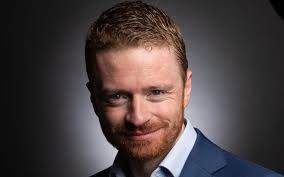
#> input picture K-means Clustering Algorithm/image8.jpeg, 284 x 177 px
$ python image-segmentation.py
#> lines starting #> are read from the running program, lines starting #| are printed output that depends on the picture; after the words box and inside, x2 and y2 are one past the last pixel; in counts of white or black regions, pixels touching at a corner belong together
import numpy as np
import cv2
from typing import Tuple, List, Optional
import matplotlib.pyplot as plt
from mpl_toolkits.mplot3d import Axes3D

class KMeans:
    def __init__(self, k: int, max_iters: int = 100):
        self.k = k
        self.max_iters = max_iters
        self.centroids = None
        self.history = []
        self.inertia_ = None

    def fit(self, X: np.ndarray) -> np.ndarray:
        idx = np.random.choice(len(X), self.k, replace=False)
        self.centroids = X[idx]

        for _ in range(self.max_iters):
            self.history.append(self.centroids.copy())

            distances = np.sqrt(((X - self.centroids[:, np.newaxis])**2).sum(axis=2))
            labels = np.argmin(distances, axis=0)

            new_centroids = np.array([X[labels == k].mean(axis=0) for k in range(self.k)])

            if np.all(self.centroids == new_centroids):
                break

            self.centroids = new_centroids

        # Calculate final inertia
        distances = np.sqrt(((X - self.centroids[:, np.newaxis])**2).sum(axis=2))
        self.inertia_ = np.sum(np.min(distances, axis=0)**2)
        return labels

def compute_inertias(image_path: str, max_k: int = 10, sample_size: int = 50) -> List[float]:
    img = cv2.imread(image_path)
    if img is None:
        raise ValueError(f"Image at {image_path} not found")
    img = cv2.cvtColor(img, cv2.COLOR_BGR2RGB)
    pixels = img.reshape(-1, 3)


    if len(pixels) > sample_size:
        indices = np.random.choice(len(pixels), sample_size, replace=False)
        print('HI',indices)
        sampled_pixels = pixels[indices]
    else:
        sampled_pixels = pixels

    inertias = []
    for k in range(1, max_k + 1):
        kmeans = KMeans(k=k)
        kmeans.fit(sampled_pixels)
        inertias.append(kmeans.inertia_)
    return inertias

def plot_elbow(inertias: List[float], max_k: int):
    plt.figure(figsize=(10, 6))
    plt.plot(range(1, max_k + 1), inertias, marker='o')
    plt.xlabel('Number of clusters (k)')
    plt.ylabel('Inertia')
    plt.title('Elbow Method For Optimal k')
    plt.xticks(range(1, max_k + 1))
    plt.grid(True)
    plt.show()

def detect_skin(image_path: str, k: int) -> Tuple[np.ndarray, List[np.ndarray]]:
    img = cv2.imread(image_path)
    if img is None:
        raise ValueError(f"Image at {image_path} not found")
    img = cv2.cvtColor(img, cv2.COLOR_BGR2RGB)
    pixels = img.reshape(-1, 3)

    kmeans = KMeans(k=k)
    labels = kmeans.fit(pixels)

    segmented = labels.reshape(img.shape[:2])

    clusters = []
    for i in range(k):
        cluster_mask = (segmented == i).astype(np.uint8)
        cluster = img.copy()
        cluster[cluster_mask == 0] = 0
        clusters.append(cluster)

    brightness_scores = []
    for cluster in clusters:
        brightness = np.mean(cv2.cvtColor(cluster, cv2.COLOR_RGB2GRAY))
        brightness_scores.append(brightness)

    skin_cluster_idx = np.argmax(brightness_scores)
    skin_mask = (segmented == skin_cluster_idx).astype(np.uint8)

    return skin_mask, clusters

def visualize_3d_clustering(img_path: str, k: int, sample_size: int = 1000):
    img = cv2.imread(img_path)
    if img is None:
        raise ValueError(f"Image at {img_path} not found")
    img = cv2.cvtColor(img, cv2.COLOR_BGR2RGB)
    pixels = img.reshape(-1, 3)

    indices = np.random.choice(len(pixels), sample_size, replace=False)
    sampled_pixels = pixels[indices]

    kmeans = KMeans(k=k)
    labels = kmeans.fit(sampled_pixels)

    fig = plt.figure(figsize=(15, 5))

    ax1 = fig.add_subplot(131, projection='3d')
    ax1.scatter(sampled_pixels[:, 0], sampled_pixels[:, 1], sampled_pixels[:, 2],
                c=sampled_pixels/255, marker='o', s=20)
    ax1.set_title('Original Points')
    ax1.set_xlabel('Red')
    ax1.set_ylabel('Green')
    ax1.set_zlabel('Blue')

    ax2 = fig.add_subplot(132, projection='3d')
    scatter = ax2.scatter(sampled_pixels[:, 0], sampled_pixels[:, 1], sampled_pixels[:, 2], c=labels, cmap='viridis', marker='o', s=20, zorder=1)
    ax2.scatter(kmeans.centroids[:, 0], kmeans.centroids[:, 1], kmeans.centroids[:, 2],
                c='red', marker='x', s=400, linewidths=5, zorder=5)
    ax2.set_title('Clustered Points')
    ax2.set_xlabel('Red')
    ax2.set_ylabel('Green')
    ax2.set_zlabel('Blue')

    plt.tight_layout()
    plt.show()

def visualize_results(img_path: str):
    max_k = 10
    inertias = compute_inertias(img_path, max_k)
#> in compute_inertias, img is the input picture: shape (177, 284, 3); mean B, G, R 64.3, 64.2, 73.8
#> in compute_inertias, `indices = np.random.choice(len(pixels), sample_size, replace=False)`: indices = 50 values, max 49887 at index 45, min 5093 at index 8, mean 23817.1
#| HI [ 9875 32590 17744  9705 29741 17596 14516 20986  5093  6189 24273 29099
#|  21182 31495 17172 38305 24206 39081 21786 16843 40271 41094 18127 14191
#|  22934 45530  6643 24579 10551 21191 17217 32432 24515 22923 35762 18943
#|  46239 22026  7518  9679 36396  8729 13186 46623 38745 49887 17867 25215
#|  31054 13310]
#> in compute_inertias, `sampled_pixels = pixels[indices]`: sampled_pixels = 50 rows, first 8: [58, 56, 59], [129, 129, 139], [236, 178, 166], [24, 24, 24], [140, 140, 152], [38, 36, 37], [21, 21, 21], [47, 47, 47]
#> the loop in compute_inertias, `for k in range(1, max_k + 1):` made 10 passes
#> idx in fit on passes 4 to 10: [30, 22, 29, 23], [1, 12, 42, 7, 20], [27, 21, 18, 43, 7, 8], [39, 8, 14, 43, 45, 6, 33], [36, 46, 24, 37, 25, 7, 18, 44], [15, 16, 13, 36, 38, 41, 42, 6, 31], [46, 41, 4, 30, 9, 37, 45, 13, 34, 31]
#> idx in fit on passes 1 to 3: [36], [38, 26], [27, 14, 39]
#> after the loop in compute_inertias, `for k in range(1, max_k + 1):`: inertias = [449810.1, 134183.7, 55576.8, 36184.1, nan, nan, nan, nan, nan, nan]
    plot_elbow(inertias, max_k)
#> in plot_elbow, `plt.show()`:
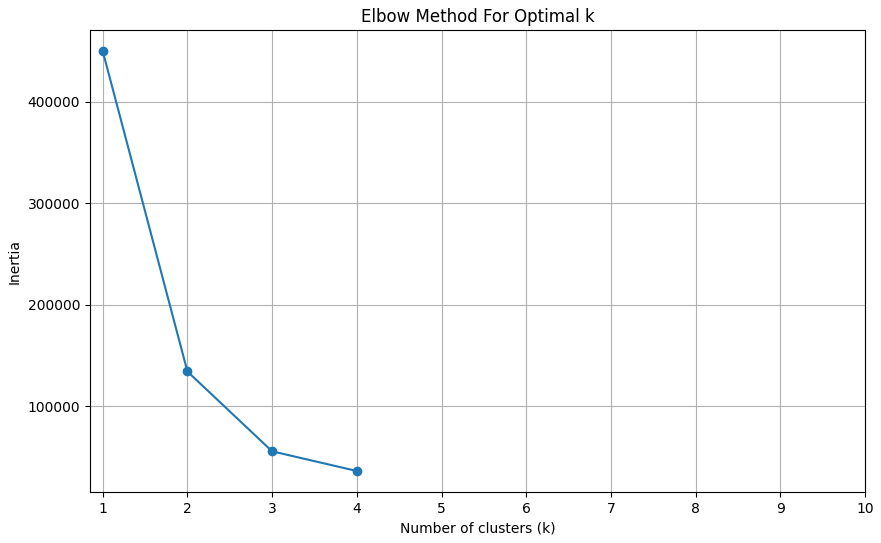
#> figure drawn by matplotlib, 1 panel
    k = int(input("Enter the optimal k value based on the elbow plot: "))
#> the answer given: 3

    skin_mask, clusters = detect_skin(img_path, k)
#> in detect_skin, `segmented = labels.reshape(img.shape[:2])`:
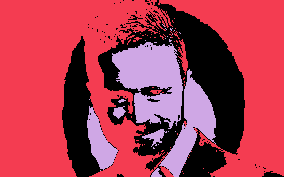
#> segmented: shape (177, 284) int64; 3 distinct labels, from 0 to 2; one colour per label, 0 black
#> the loop in detect_skin, `for i in range(k):` made 3 passes
#> pass 1, in detect_skin, `cluster_mask = (segmented == i).astype(np.uint8)`:
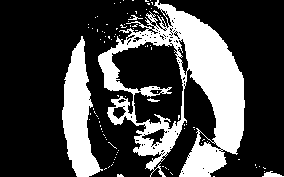
#> cluster_mask: shape (177, 284); values 0 (black) and 1 (white), 27% white; 97 white regions (92 under 20 px), largest, box (x1, y1, x2, y2) and area: (98, 0, 245, 177) 10223, (62, 36, 103, 177) 2986, (262, 171, 284, 177) 77, (128, 15, 143, 20) 28, (147, 98, 160, 102) 27
#> pass 2, in detect_skin, `cluster_mask = (segmented == i).astype(np.uint8)`:
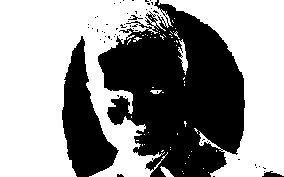
#> cluster_mask: shape (177, 284); values 0 (black) and 1 (white), 58.3% white; 59 black regions (55 under 20 px), largest, box (x1, y1, x2, y2) and area: (98, 0, 245, 177) 16778, (62, 36, 119, 177) 3956, (262, 171, 284, 177) 77, (128, 15, 143, 20) 28
#> pass 3, in detect_skin, `cluster_mask = (segmented == i).astype(np.uint8)`:
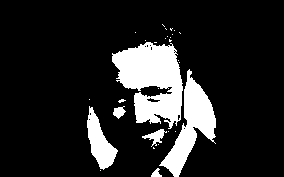
#> cluster_mask: shape (177, 284); values 0 (black) and 1 (white), 14.8% white; 29 white regions (23 under 20 px), largest, box (x1, y1, x2, y2) and area: (112, 42, 183, 129) 3875, (159, 69, 216, 177) 2236, (87, 106, 118, 170) 924, (142, 129, 167, 147) 174, (113, 106, 126, 119) 101, (151, 168, 162, 177) 57
#> after the loop in detect_skin, `for i in range(k):`:
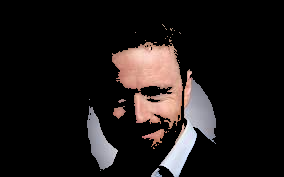
#> cluster: shape (177, 284, 3); mean R, G, B 29.4, 24.5, 23.8
#> after the loop in detect_skin, `for i in range(k):`: clusters = 3 items
#> the loop in detect_skin, `for cluster in clusters:` made 3 passes
#> brightness on passes 1 to 3: 22.96, 18.26, 25.89
#> after the loop in detect_skin, `for cluster in clusters:`: brightness_scores = [22.96, 18.26, 25.89]
#> in detect_skin, `skin_cluster_idx = np.argmax(brightness_scores)`: skin_cluster_idx = 2
#> clusters = 3 items
    img = cv2.imread(img_path)
    img = cv2.cvtColor(img, cv2.COLOR_BGR2RGB)
    skin_detected = img.copy()
    skin_detected[skin_mask == 0] = 0

    plt.figure(figsize=(15, 5))

    plt.subplot(131)
    plt.imshow(img)
    plt.title('Original Image')
    plt.axis('off')

    plt.subplot(132)
    plt.imshow(skin_mask, cmap='gray')
    plt.title('Skin Mask')
    plt.axis('off')

    plt.subplot(133)
    plt.imshow(skin_detected)
    plt.title('Detected Skin')
    plt.axis('off')

    plt.tight_layout()
    plt.show()

    visualize_3d_clustering(img_path, k)
#> in visualize_3d_clustering, `indices = np.random.choice(len(pixels), sample_size, replace=False)`: indices = 1000 values, max 50235 at index 943, min 85 at index 796, mean 25395.3
#> in visualize_3d_clustering, `sampled_pixels = pixels[indices]`: sampled_pixels = 1000 rows, first 8: [135, 135, 147], [203, 156, 146], [18, 13, 9], [28, 28, 28], [81, 78, 85], [70, 65, 61], [130, 130, 142], [24, 24, 24]
#> in visualize_3d_clustering, `labels = kmeans.fit(sampled_pixels)`: labels = 1000 values, max 2 at index 0, min 0 at index 4, mean 0.851
#> in visualize_3d_clustering, `plt.show()`:
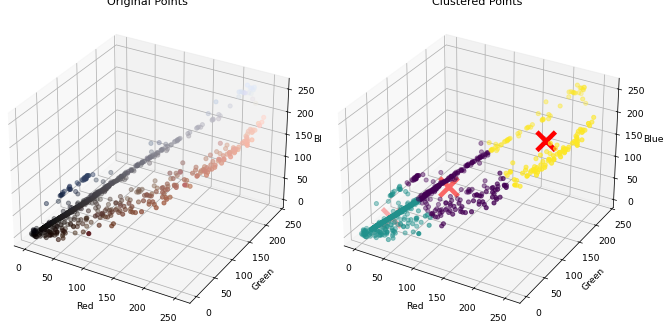
#> figure drawn by matplotlib, 2 panels

# Usage
visualize_results('image8.jpeg')

$ run again, with K-means Clustering Algorithm/image2.jpeg copied over K-means Clustering Algorithm/image8.jpeg
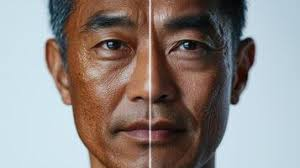
#> input picture K-means Clustering Algorithm/image2.jpeg, 300 x 168 px
#> in compute_inertias, img is the input picture: shape (168, 300, 3); mean B, G, R 133, 136, 144.2
#> in compute_inertias, `indices = np.random.choice(len(pixels), sample_size, replace=False)`: indices = 50 values, max 49999 at index 11, min 1727 at index 29, mean 25597.2
#| HI [28294 25928 16652 24677 41694 33088  3481 46977 45648 38881  8793 49999
#|  46205  6889 40864 18804 46878 48167  4130 33760  7048 34522 39457 39533
#|  27216 35711 49144 22325  7685  1727 33596 42019  2728 31547  4991 48879
#|   3383 26825  2839 17868 30374  1787 16838 28920 40515  1734 17037  5996
#|  27877 19932]
#> in compute_inertias, `sampled_pixels = pixels[indices]`: sampled_pixels = 50 rows, first 8: [157, 104, 72], [163, 116, 88], [128, 86, 64], [121, 58, 25], [194, 214, 225], [134, 74, 40], [106, 69, 53], [68, 40, 29]
#> the loop in compute_inertias, `for k in range(1, max_k + 1):` made 10 passes
#> idx in fit on passes 4 to 10: [39, 8, 14, 43], [36, 46, 24, 37, 25], [15, 16, 13, 36, 38, 41], [46, 41, 4, 30, 9, 37, 45], [46, 39, 21, 12, 13, 5, 40, 8], [40, 24, 49, 28, 25, 34, 37, 4, 8], [2, 19, 14, 5, 38, 15, 39, 4, 1, 13]
#> after the loop in compute_inertias, `for k in range(1, max_k + 1):`: inertias = [967646.8, 129122, 48678.9, 38799.2, nan, nan, nan, nan, nan, nan]
#> segmented: shape (168, 300) int64; 3 distinct labels, from 0 to 2
#> after the loop in detect_skin, `for i in range(k):`:
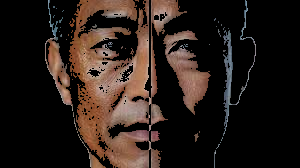
#> cluster: shape (168, 300, 3); mean R, G, B 40.5, 29.8, 24.6
#> after the loop in detect_skin, `for i in range(k):`: clusters = 3 items
#> the loop in detect_skin, `for cluster in clusters:` made 3 passes
#> brightness on passes 1 to 3: 14.31, 91.37, 32.41
#> after the loop in detect_skin, `for cluster in clusters:`: brightness_scores = [14.31, 91.37, 32.41]
#> skin_cluster_idx = 1
#> in visualize_results, `skin_mask, clusters = detect_skin(img_path, k)`: clusters = 3 items
#> in visualize_3d_clustering, `indices = np.random.choice(len(pixels), sample_size, replace=False)`: indices = 1000 values, max 50375 at index 761, min 116 at index 128, mean 25626.6
#> in visualize_3d_clustering, `sampled_pixels = pixels[indices]`: sampled_pixels = 1000 rows, first 8: [142, 90, 53], [200, 220, 231], [209, 229, 238], [103, 60, 41], [41, 31, 29], [206, 226, 237], [77, 30, 24], [194, 214, 225]
#> labels = 1000 values, max 2 at index 0, min 0 at index 3, mean 0.961
#> in visualize_3d_clustering, `plt.show()`:
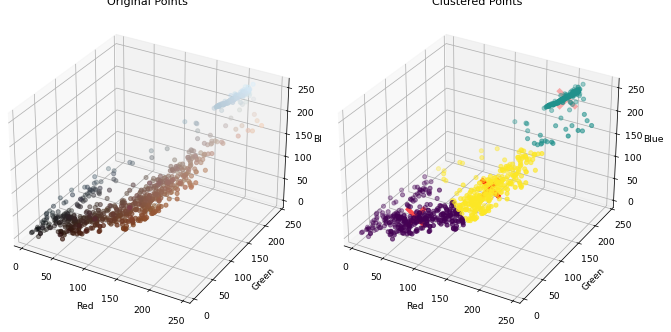
#> figure drawn by matplotlib, 2 panels

$ run again, with K-means Clustering Algorithm/image4.jpeg copied over K-means Clustering Algorithm/image8.jpeg
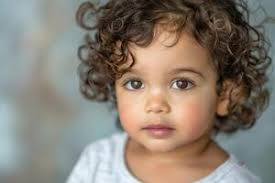
#> input picture K-means Clustering Algorithm/image4.jpeg, 275 x 183 px
#> in compute_inertias, img is the input picture: shape (183, 275, 3); mean B, G, R 115, 126, 135.8
#> in compute_inertias, `indices = np.random.choice(len(pixels), sample_size, replace=False)`: indices = 50 values, max 50165 at index 31, min 787 at index 19, mean 26859.1
#| HI [15051 38319 26628 41375 10932 47261 18350 16482  4061 29470  4936 13457
#|  28050 44900 40432 41530 28273 34308 44191   787  1699 50151 34257 49753
#|  45814 28765 12327 36059 17776 35221 14738 50165 24944 35232 42979 21668
#|  35056 29695  7050 16850 38906  1399 23822  8156 19364 27325 17268 32448
#|  45722  9553]
#> in compute_inertias, `sampled_pixels = pixels[indices]`: sampled_pixels = 50 rows, first 8: [145, 104, 76], [148, 169, 172], [125, 88, 69], [145, 116, 102], [84, 67, 49], [173, 179, 195], [146, 110, 78], [36, 38, 24]
#> the loop in compute_inertias, `for k in range(1, max_k + 1):` made 10 passes
#> idx in fit on passes 4 to 10: [20, 32, 1, 18], [45, 19, 8, 40, 37], [35, 3, 33, 26, 14, 15], [24, 35, 3, 34, 37, 23, 20], [12, 20, 6, 41, 37, 33, 18, 43], [20, 38, 40, 13, 4, 37, 2, 27, 33], [5, 14, 15, 38, 28, 27, 13, 48, 8, 11]
#> after the loop in compute_inertias, `for k in range(1, max_k + 1):`: inertias = [383391.6, 147073.5, 83522.6, 76929.8, 44563.9, 36445.7, 35806.1, nan, 20498.7, 18272.4]
#> segmented: shape (183, 275) int64; 3 distinct labels, from 0 to 2
#> after the loop in detect_skin, `for i in range(k):`:
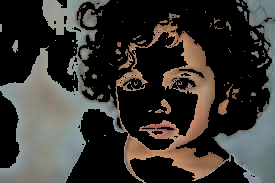
#> cluster: shape (183, 275, 3); mean R, G, B 56.4, 53.7, 49.5
#> after the loop in detect_skin, `for i in range(k):`: clusters = 3 items
#> the loop in detect_skin, `for cluster in clusters:` made 3 passes
#> brightness on passes 1 to 3: 58.17, 15.48, 54.05
#> after the loop in detect_skin, `for cluster in clusters:`: brightness_scores = [58.17, 15.48, 54.05]
#> skin_cluster_idx = 0
#> in visualize_results, `skin_mask, clusters = detect_skin(img_path, k)`: clusters = 3 items
#> in visualize_3d_clustering, `indices = np.random.choice(len(pixels), sample_size, replace=False)`: indices = 1000 values, max 50307 at index 510, min 116 at index 926, mean 24846.4
#> in visualize_3d_clustering, `sampled_pixels = pixels[indices]`: sampled_pixels = 1000 rows, first 8: [67, 57, 48], [140, 104, 78], [76, 71, 65], [150, 174, 176], [165, 135, 109], [219, 175, 146], [171, 131, 106], [138, 61, 67]
#> labels = 1000 values, max 2 at index 3, min 0 at index 1, mean 1.02
#> in visualize_3d_clustering, `plt.show()`:
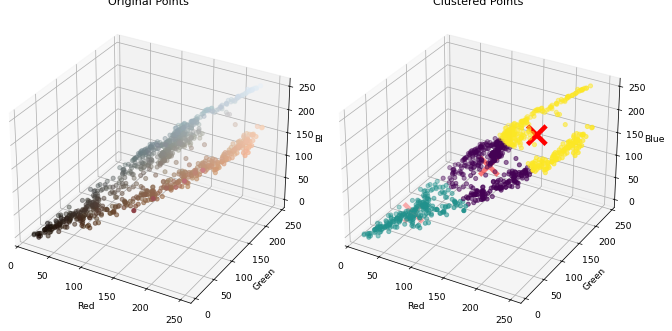
#> figure drawn by matplotlib, 2 panels
